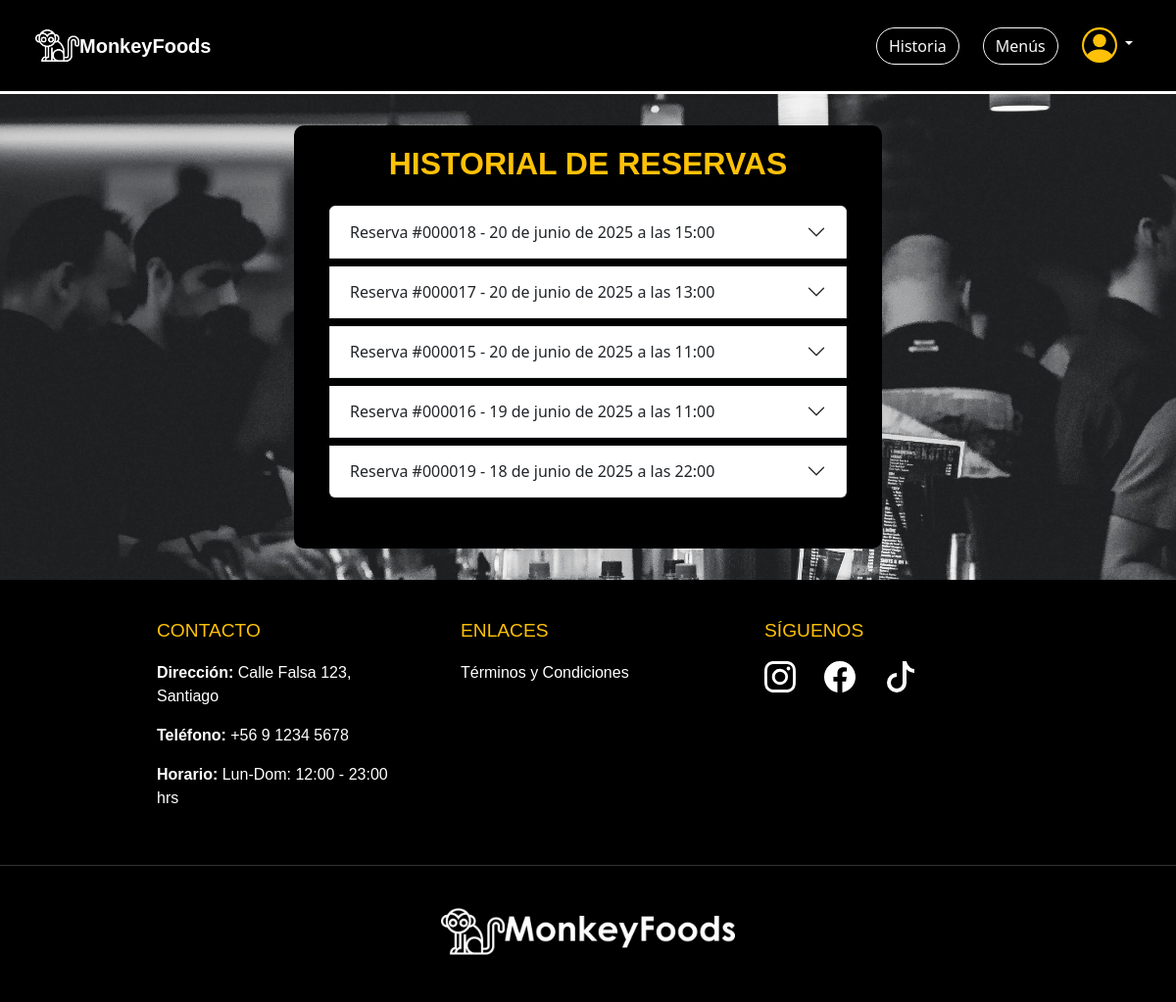
Screenshot of /reservas/historial/ (signed in) with the database file from the repository.
### apps/reservas/models.py (models this page shows, shortened)
class Reserva(models.Model):
    ESTADOS_RESERVA = (
        ('borrador', 'Borrador'),
        ('completada', 'Completada'),
    )
    id_reserva = models.CharField(max_length=12, unique=True, editable=False)
    cliente = models.ForeignKey(settings.AUTH_USER_MODEL, on_delete=models.CASCADE)
    nombre_reserva = models.CharField(max_length=100)
    fecha = models.DateField()
    hora = models.TimeField()
    telefono = models.CharField(max_length=20)
    comensales = models.PositiveIntegerField(default=1)
    abono = models.DecimalField(max_digits=8, decimal_places=2)
    total = models.DecimalField(max_digits=8, decimal_places=2)
    mesas = models.ManyToManyField('Mesa')
    menu = models.ForeignKey(Menu, on_delete=models.SET_NULL, null=True, blank=True)  #modelo menú
    zona = models.ForeignKey('Zona', on_delete=models.CASCADE, null=True, blank=True)
    estado = models.CharField(max_length=20, choices=ESTADOS_RESERVA, default='borrador')

### apps/reservas/views.py (the view)
# urls.py: path('historial/', views.historial_reservas, name='historial_reservas'),
@login_required
def historial_reservas(request):
    reservas = Reserva.objects.filter(cliente=request.user).order_by('-fecha', '-hora')
    return render(request, 'reservas/historial_reservas.html', {'reservas': reservas})

### apps/reservas/templates/reservas/historial_reservas.html (shortened to what this page needs)
{% load static %}
<!DOCTYPE html>
<html lang="es">
<head>
    <link href="https://cdn.jsdelivr.net/npm/bootstrap@5.3.3/dist/css/bootstrap.min.css" rel="stylesheet"
>
    <link rel="stylesheet" href="https://cdn.jsdelivr.net/npm/bootstrap-icons@1.11.3/font/bootstrap-icons.min.css">
    <link rel="stylesheet" href="{% static 'reservas/css/styles.css' %}">
</head>
<body class="body-fondo-reservas">
    <nav class="navbar navbar-expand-lg bg-body-primary navbar-settings p-4">
        <div class="container-fluid">
            <a href="{% url 'index' %}">
                <img style="width: 45px; height: 45px;" src="{% static 'home/img/mono-blanco.png' %}" alt="marca">
                <a class="navbar-brand marca" href="{% url 'index' %}">MonkeyFoods</a>
            </a>
            <div class="collapse navbar-collapse" id="navbarSupportedContent">
                {% if request.user.is_authenticated %}
                <form class="d-flex gap-4" role="search">
                    <a href="{% url 'historia' %}">
                        <button class="btn btn-outline-light history" type="button">Historia</button>
                    </a>
                    <a href="{% url 'menus' %}">
                        <button class="btn btn-outline-light history" type="button">Menús</button>
                    </a>
                    <div class="nav-item dropdown dropdown-perfil me-2">
                        <a class="nav-link dropdown-toggle" href="#" role="button" data-bs-toggle="dropdown">
                        </a>
                    </div>
                </form>
                {% endif %}
            </div>
        </div>
    </nav>
    <div class="form-container">
        <div class="container mb-4 px-3">
            <h2 class="text-warning text-center mb-4"
                style="font-family: 'Century Gothic', sans-serif; font-weight: bolder;">
                HISTORIAL DE RESERVAS
            </h2>
            <div class="accordion" id="accordionReservas">
                {% for reserva in reservas %}
                <div class="accordion-item mb-2">
                    <h2 class="accordion-header" id="heading{{ reserva.id }}">
                        <button
                            class="accordion-button collapsed d-flex flex-wrap justify-content-between align-items-center"
                            type="button" data-bs-toggle="collapse" data-bs-target="#collapse{{ reserva.id }}">
                            <span>
                                Reserva #{{ reserva.id_reserva }} - {{ reserva.fecha }} a las {{ reserva.hora }}
                            </span>
                        </button>
                    </h2>
                </div>
                {% empty %}
                <p class="text-center text-secondary fst-italic mt-4" style="font-size: 18px;">
                    No tienes reservas registradas.
                </p>
                {% endfor %}
            </div>
        </div>
    </div>
    <footer class="footer-triple">
        <div class="footer-contenido">
            <div class="footer-columna">
                <h3>Contacto</h3>
                <p><strong>Dirección:</strong> Calle Falsa 123, Santiago</p>
                <p><strong>Teléfono:</strong> +56 9 1234 5678</p>
                <p><strong>Horario:</strong> Lun-Dom: 12:00 - 23:00 hrs</p>
            </div>
            <div class="footer-columna">
                <h3>Enlaces</h3>
                <ul class="footer-links">
                    <li><a href="#">Términos y Condiciones</a></li>
                </ul>
            </div>
            <div class="footer-columna">
                <h3>Síguenos</h3>
                <div class="redes-sociales">
                    <a href="#"></a>
                    <a href="#"></a>
                    <a href="#"><svg xmlns="http://www.w3.org/2000/svg" width="32" height="32" fill="currentColor"
                            class="bi bi-tiktok" viewBox="0 0 16 16">
                            <path
                                d="M9 0h1.98c.144.715.54 1.617 1.235 2.512C12.895 3.389 13.797 4 15 4v2c-1.753 0-3.07-.814-4-1.829V11a5 5 0 1 1-5-5v2a3 3 0 1 0 3 3z" />
                        </svg></a>
                </div>
            </div>
        </div>
        <div class="footer-logo-container">
            <a href="#">
                <img src="{% static 'home/img/logo_blanco.png' %}" alt="Logo" class="footer-logo">
            </a>
        </div>
    </footer>
</body>
</html>

### apps/reservas/static/reservas/css/styles.css (style rules this page uses)
html, body { max-width: 100%; overflow-x: hidden; }
.navbar-settings { background-color: black; border-bottom: 3px solid; color: white; }
.marca { color: white; font-weight: bold; text-align: right; background-size: 20%; font-family: "Century Gothic", sans-serif; }
.history { border-radius: 40px; }
body { background-size: cover; background-position: cover; background-repeat: no-repeat; background-attachment: fixed; }
.body-fondo-reservas { background-image: url(../img/fondo.jpg); background-size: cover; background-position: cover; background-repeat: no-repeat; background-attachment: fixed; }
.dropdown-perfil { min-width: auto; max-width: auto; width: auto; }
.form-container { max-width: 600px; width: 90%; display: grid; color: white; background-color: black; border-radius: 10px; padding: 20px; margin: 2rem auto; }
.footer-triple { background: black; color: white; font-family: "Century Gothic", sans-serif; padding: 40px 0 20px; display: flex; flex-direction: column; align-items: center; width: 100%; }
.footer-contenido { display: flex; justify-content: space-around; max-width: 1200px; margin: 0 auto; padding: 0 20px; gap: 30px; }
.footer-columna { width: 280px; padding: 0 10px; text-align: left; }
.footer-columna h3 { color: #ffc107; font-size: 1.2rem; margin-bottom: 20px; text-transform: uppercase; }
.footer-links, .redes-sociales { list-style: none; padding: 0; }
.footer-links li, .redes-sociales a { margin-bottom: 10px; }
.footer-links a, .redes-sociales a { color: white; text-decoration: none; transition: color 0.3s; }
.redes-sociales svg { margin-right: 25px; color: white; }
.footer-logo-container { width: 100%; text-align: center; margin-top: 40px; padding: 20px 0; border-top: 1px solid #333333; }
.footer-logo { margin-top: 15px; max-width: 300px; height: auto; filter: brightness(0) invert(1); }

### rows the page displays
Reserva: id_reserva "000018", fecha "20 de junio de 2025", hora "15:00"
Reserva: id_reserva "000017", fecha "20 de junio de 2025", hora "13:00"
Reserva: id_reserva "000015", fecha "20 de junio de 2025", hora "11:00"
Reserva: id_reserva "000016", fecha "19 de junio de 2025", hora "11:00"
Reserva: id_reserva "000019", fecha "18 de junio de 2025", hora "22:00"
